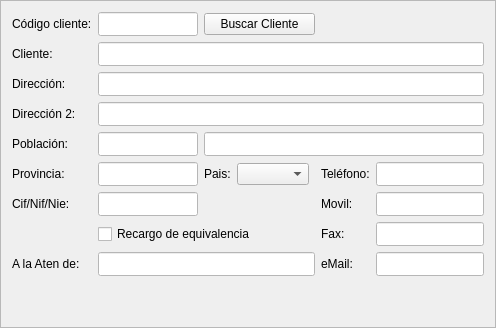
        <widget class="QFrame" name="frame_5">
         <property name="frameShape">
          <enum>QFrame::StyledPanel</enum>
         </property>
         <property name="frameShadow">
          <enum>QFrame::Raised</enum>
         </property>
         <layout class="QGridLayout" name="gridLayout">
          <item row="2" column="0">
           <widget class="QLabel" name="label_5">
            <property name="text">
             <string>Dirección:</string>
            </property>
           </widget>
          </item>
          <item row="10" column="6" colspan="2">
           <widget class="QLineEdit" name="txtcEmail">
            <property name="minimumSize">
             <size>
              <width>0</width>
              <height>24</height>
             </size>
            </property>
            <property name="styleSheet">
             <string notr="true">background-color: rgb(255, 255, 255);</string>
            </property>
           </widget>
          </item>
          <item row="6" column="1">
           <widget class="QLineEdit" name="txtcCif">
            <property name="minimumSize">
             <size>
              <width>0</width>
              <height>24</height>
             </size>
            </property>
            <property name="maximumSize">
             <size>
              <width>100</width>
              <height>16777215</height>
             </size>
            </property>
            <property name="styleSheet">
             <string notr="true">background-color: rgb(255, 255, 255);</string>
            </property>
           </widget>
          </item>
          <item row="5" column="1">
           <widget class="QLineEdit" name="txtcProvincia">
            <property name="minimumSize">
             <size>
              <width>0</width>
              <height>24</height>
             </size>
            </property>
            <property name="maximumSize">
             <size>
              <width>100</width>
              <height>16777215</height>
             </size>
            </property>
            <property name="styleSheet">
             <string notr="true">background-color: rgb(255, 255, 255);</string>
            </property>
           </widget>
          </item>
          <item row="3" column="0">
           <widget class="QLabel" name="label_6">
            <property name="text">
             <string>Dirección 2:</string>
            </property>
           </widget>
          </item>
          <item row="5" column="6" colspan="2">
           <widget class="QLineEdit" name="txtcTelefono">
            <property name="minimumSize">
             <size>
              <width>100</width>
              <height>24</height>
             </size>
            </property>
            <property name="styleSheet">
             <string notr="true">background-color: rgb(255, 255, 255);</string>
            </property>
           </widget>
          </item>
          <item row="10" column="0">
           <widget class="QLabel" name="label_10">
            <property name="text">
             <string>A la Aten de:</string>
            </property>
           </widget>
          </item>
          <item row="0" column="2" colspan="3">
           <widget class="QPushButton" name="botBuscarCliente">
            <property name="text">
             <string>Buscar Cliente</string>
            </property>
            <property name="icon">
             <iconset resource="terra.qrc">
              <normaloff>:/Icons/PNG/search.png</normaloff>:/Icons/PNG/search.png</iconset>
            </property>
           </widget>
          </item>
          <item row="6" column="5">
           <widget class="QLabel" name="label_8">
            <property name="text">
             <string>Movil:</string>
            </property>
           </widget>
          </item>
          <item row="6" column="6" colspan="2">
           <widget class="QLineEdit" name="txtcMovil">
            <property name="minimumSize">
             <size>
              <width>0</width>
              <height>24</height>
             </size>
            </property>
            <property name="styleSheet">
             <string notr="true">background-color: rgb(255, 255, 255);</string>
            </property>
           </widget>
          </item>
          <item row="4" column="0">
           <widget class="QLabel" name="label_7">
            <property name="text">
             <string>Población:</string>
            </property>
           </widget>
          </item>
          <item row="4" column="2" colspan="6">
           <widget class="QLineEdit" name="txtcPoblacion">
            <property name="sizePolicy">
             <sizepolicy hsizetype="Expanding" vsizetype="Fixed">
              <horstretch>0</horstretch>
              <verstretch>0</verstretch>
             </sizepolicy>
            </property>
            <property name="minimumSize">
             <size>
              <width>0</width>
              <height>24</height>
             </size>
            </property>
            <property name="styleSheet">
             <string notr="true">background-color: rgb(255, 255, 255);</string>
            </property>
           </widget>
          </item>
          <item row="2" column="1" colspan="7">
           <widget class="QLineEdit" name="txtcDireccion">
            <property name="minimumSize">
             <size>
              <width>0</width>
              <height>24</height>
             </size>
            </property>
            <property name="styleSheet">
             <string notr="true">background-color: rgb(255, 255, 255);</string>
            </property>
           </widget>
          </item>
          <item row="0" column="1">
           <widget class="QLineEdit" name="txtcCodigoCliente">
            <property name="minimumSize">
             <size>
              <width>0</width>
              <height>24</height>
             </size>
            </property>
            <property name="maximumSize">
             <size>
              <width>100</width>
              <height>16777215</height>
             </size>
            </property>
            <property name="styleSheet">
             <string notr="true">background-color: rgb(255, 255, 255);</string>
            </property>
           </widget>
          </item>
          <item row="1" column="1" colspan="7">
           <widget class="QLineEdit" name="txtcCliente">
            <property name="minimumSize">
             <size>
              <width>0</width>
              <height>24</height>
             </size>
            </property>
            <property name="styleSheet">
             <string notr="true">background-color: rgb(255, 255, 255);</string>
            </property>
           </widget>
          </item>
          <item row="10" column="1" colspan="4">
           <widget class="QLineEdit" name="txtcAtencionde">
            <property name="minimumSize">
             <size>
              <width>0</width>
              <height>24</height>
             </size>
            </property>
            <property name="styleSheet">
             <string notr="true">background-color: rgb(255, 255, 255);</string>
            </property>
           </widget>
          </item>
          <item row="10" column="5">
           <widget class="QLabel" name="label_11">
            <property name="text">
             <string>eMail:</string>
            </property>
           </widget>
          </item>
          <item row="0" column="0">
           <widget class="QLabel" name="label_3">
            <property name="text">
             <string>Código cliente:</string>
            </property>
           </widget>
          </item>
          <item row="3" column="1" colspan="7">
           <widget class="QLineEdit" name="txtcDireccion2">
            <property name="minimumSize">
             <size>
              <width>0</width>
              <height>24</height>
             </size>
            </property>
            <property name="styleSheet">
             <string notr="true">background-color: rgb(255, 255, 255);</string>
            </property>
           </widget>
          </item>
          <item row="4" column="1">
           <widget class="QLineEdit" name="txtcCp">
            <property name="minimumSize">
             <size>
              <width>100</width>
              <height>24</height>
             </size>
            </property>
            <property name="maximumSize">
             <size>
              <width>70</width>
              <height>16777215</height>
             </size>
            </property>
            <property name="styleSheet">
             <string notr="true">background-color: rgb(255, 255, 255);</string>
            </property>
           </widget>
          </item>
          <item row="7" column="6" colspan="2">
           <widget class="QLineEdit" name="txtcFax">
            <property name="minimumSize">
             <size>
              <width>0</width>
              <height>24</height>
             </size>
            </property>
            <property name="styleSheet">
             <string notr="true">background-color: rgb(255, 255, 255);</string>
            </property>
           </widget>
          </item>
          <item row="6" column="0">
           <widget class="QLabel" name="label_15">
            <property name="text">
             <string>Cif/Nif/Nie:</string>
            </property>
           </widget>
          </item>
          <item row="5" column="2">
           <widget class="QLabel" name="label_14">
            <property name="text">
             <string>Pais:</string>
            </property>
           </widget>
          </item>
          <item row="7" column="1" colspan="4">
           <widget class="QCheckBox" name="chklRecargoEq">
            <property name="text">
             <string>Recargo de equivalencia</string>
            </property>
           </widget>
          </item>
          <item row="7" column="5">
           <widget class="QLabel" name="label_9">
            <property name="text">
             <string>Fax:</string>
            </property>
           </widget>
          </item>
          <item row="1" column="0">
           <widget class="QLabel" name="label_4">
            <property name="text">
             <string>Cliente:</string>
            </property>
           </widget>
          </item>
          <item row="5" column="0">
           <widget class="QLabel" name="label_13">
            <property name="text">
             <string>Provincia:</string>
            </property>
           </widget>
          </item>
          <item row="11" column="1">
           <spacer name="verticalSpacer">
            <property name="orientation">
             <enum>Qt::Vertical</enum>
            </property>
            <property name="sizeHint" stdset="0">
             <size>
              <width>20</width>
              <height>40</height>
             </size>
            </property>
           </spacer>
          </item>
          <item row="5" column="5">
           <widget class="QLabel" name="label_2">
            <property name="text">
             <string>Teléfono:</string>
            </property>
           </widget>
          </item>
          <item row="5" column="3">
           <widget class="QComboBox" name="combo_Pais"/>
          </item>
         </layout>
        </widget>
